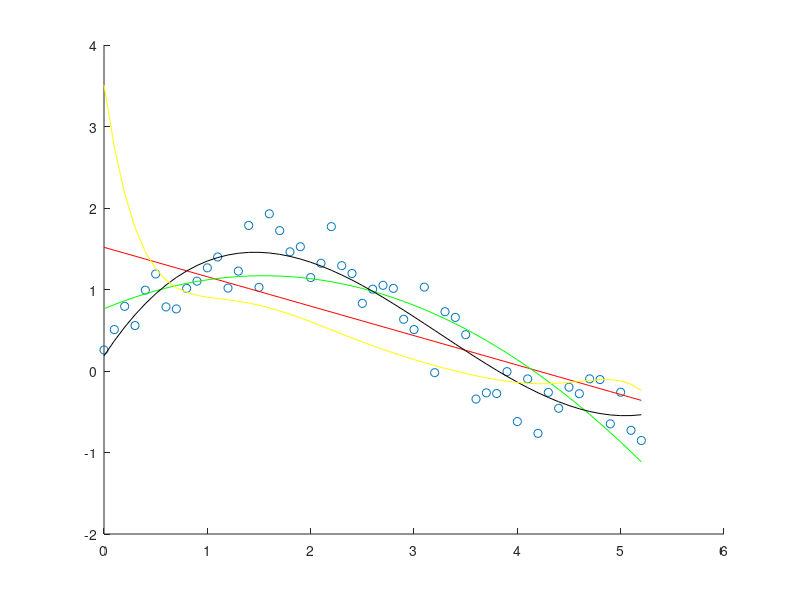

MATLAB code to generate this figure:
clear all;clc; close all;

% load('Dados/data.mat');
% dataMat = data;
load('data_preg.mat');
data_pregMat = data;

x = data_pregMat(:,1);
y = data_pregMat(:,2);

hold on;
scatter (x, y);
# 1 vermelho
n = 1;
b = polyfit(x, y, n);
b0 = b(2);
b1 = b(1);
yt = (b0+b1*x);
plot(x, yt, "r");
# 2 verde
n = 2;
b = polyfit(x, y, n);
b0 = b(3);
b1 = b(2);
b2 = b(1);
yt = (b0+b1*x+b2*x.^2);
plot(x, yt, "g");
# 3 preto
n = 3;
b = polyfit(x, y, n);
b0 = b(4);
b1 = b(3);
b2 = b(2);
b3 = b(1);
yt = (b0+b1*x+b2*x.^2+b3*x.^3);
plot(x, yt, "k");
# 8 amarelo
n = 8;
b = polyfit(x, y, n);
b0 = b(8);
b1 = b(7);
b2 = b(6);
b3 = b(5);
b4 = b(4);
b5 = b(3);
b6 = b(2);
b7 = b(1);
yt = (b0+b1*x+b2*x.^2+b3*x.^3+b4*x.^4+b5*x.^5+b6*x.^6+b7*x.^7);
plot(x, yt, "y");
hold off;